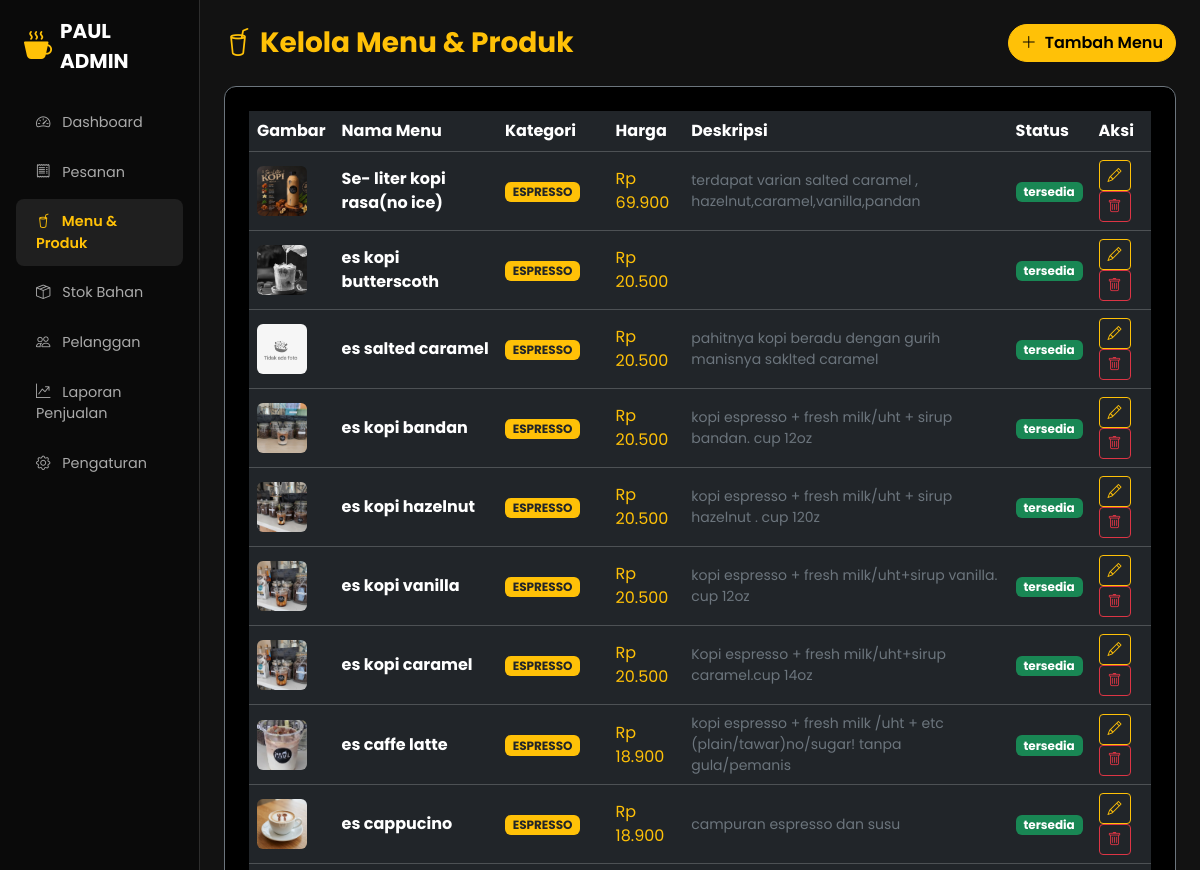
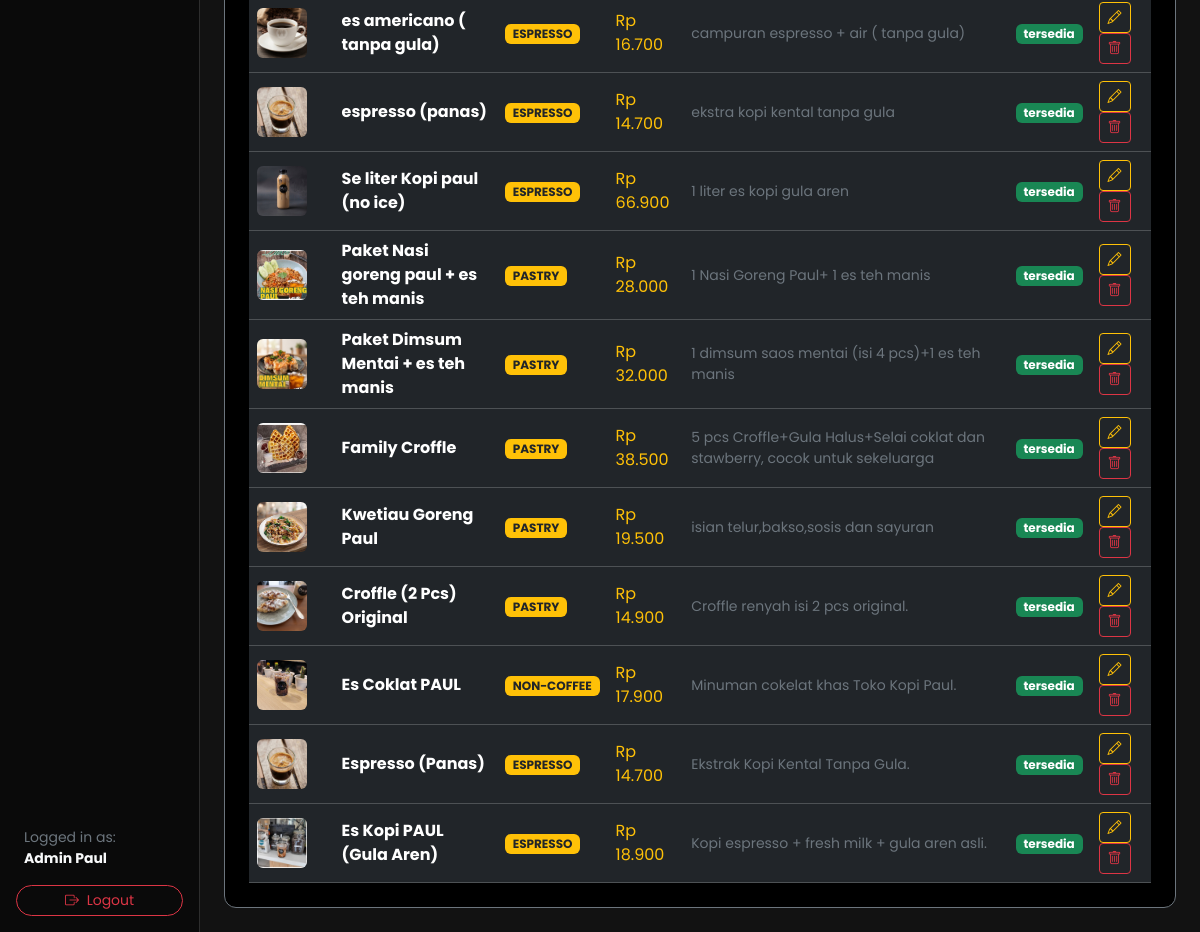
The app's page /admin/index.php?page=menu (signed in) with its own data (2 pictures, top to bottom).
### tables this page shows
CREATE TABLE `menu` (
  `id` int(11) NOT NULL,
  `nama` varchar(150) NOT NULL,
  `kategori` enum('espresso','non-coffee','pastry') NOT NULL,
  `harga` int(11) NOT NULL,
  `gambar` varchar(255) DEFAULT 'img/default.jpg',
  `deskripsi` text DEFAULT NULL,
  `status` enum('tersedia','habis') DEFAULT 'tersedia',
  `created_at` timestamp NOT NULL DEFAULT current_timestamp()
);

### config.php (called while the page is built, shortened)
<?php
if (!function_exists('formatRupiah')) {
    function formatRupiah($angka) {
        return "Rp " . number_format($angka, 0, ',', '.');
    }
}
?>

### admin/admin_modules/menu.php (the view, shortened to what this page needs)
<?php
$menus = (isset($conn) && $conn) ? mysqli_query($conn, "SELECT * FROM menu ORDER BY id DESC") : false;
?>
<div class="d-flex justify-content-between align-items-center mb-4">
    <h3 class="fw-bold text-warning mb-0"><i class="bi bi-cup-straw me-2"></i>Kelola Menu & Produk</h3>
    <button class="btn btn-warning rounded-pill fw-semibold" data-bs-toggle="modal" data-bs-target="#modalTambahMenu">
        <i class="bi bi-plus-lg me-1"></i> Tambah Menu
    </button>
</div>
<div class="card card-custom p-4 bg-black text-light border-secondary">
    <div class="table-responsive">
        <table class="table table-dark align-middle mb-0">
            <thead>
                <tr>
                    <th>Gambar</th>
                    <th>Nama Menu</th>
                    <th>Kategori</th>
                    <th>Harga</th>
                    <th>Deskripsi</th>
                    <th>Status</th>
                    <th>Aksi</th>
                </tr>
            </thead>
            <tbody>
                <?php if ($menus && mysqli_num_rows($menus) > 0): ?>
                    <?php while ($m = mysqli_fetch_assoc($menus)): ?>
                    <tr>
                        <td>
                            <img src="../<?= htmlspecialchars($m['gambar']); ?>" width="50" height="50" class="rounded object-fit-cover" onerror="this.src='../img/default.jpeg';">
                        </td>
                        <td class="fw-bold"><?= htmlspecialchars($m['nama']); ?></td>
                        <td><span class="badge bg-warning text-dark"><?= strtoupper($m['kategori']); ?></span></td>
                        <td class="text-warning"><?= formatRupiah($m['harga']); ?></td>
                        <td class="small text-secondary"><?= htmlspecialchars($m['deskripsi']); ?></td>
                        <td><span class="badge bg-success"><?= htmlspecialchars($m['status']); ?></span></td>
                        <td>
                            <button class="btn btn-sm btn-outline-warning me-1" data-bs-toggle="modal" data-bs-target="#modalEditMenu<?= $m['id']; ?>">
                                <i class="bi bi-pencil"></i>
                            </button>
                            <a href="index.php?page=menu&hapus_menu=<?= $m['id']; ?>" class="btn btn-sm btn-outline-danger" onclick="return confirm('Yakin ingin menghapus menu ini?');">
                                <i class="bi bi-trash"></i>
                            </a>
                        </td>
                    </tr>
                    <?php endwhile; ?>
                <?php else: ?>
                    <tr>
                        <td colspan="7" class="text-center text-secondary py-3">Belum ada menu tersimpan.</td>
                    </tr>
                <?php endif; ?>
            </tbody>
        </table>
    </div>
</div>

### admin/index.php (shortened to what this page needs)
<?php
require_once '../config.php';
$page = isset($_GET['page']) ? $_GET['page'] : 'dashboard';
?>
<!DOCTYPE html>
<html lang="id">
<head>
    <link href="https://cdn.jsdelivr.net/npm/bootstrap@5.3.2/dist/css/bootstrap.min.css" rel="stylesheet">
    <link rel="stylesheet" href="https://cdn.jsdelivr.net/npm/bootstrap-icons@1.11.1/font/bootstrap-icons.css">
</head>
<body>
<div class="container-fluid">
    <div class="row">
        <div class="col-md-3 col-lg-2 sidebar p-3 d-flex flex-column justify-content-between">
            <div>
                <a href="index.php" class="d-flex align-items-center gap-2 mb-4 text-decoration-none text-white px-2">
                    <i class="bi bi-cup-hot-fill fs-3 text-warning"></i>
                    <span class="fs-5 fw-bold">PAUL ADMIN</span>
                </a>
                <ul class="nav nav-pills flex-column">
                    <li class="nav-item">
                        <a class="nav-link <?= $page == 'dashboard' ? 'active' : ''; ?>" href="index.php?page=dashboard">
                            <i class="bi bi-speedometer2 me-2"></i> Dashboard
                        </a>
                    </li>
                    <li class="nav-item">
                        <a class="nav-link <?= $page == 'pesanan' ? 'active' : ''; ?>" href="index.php?page=pesanan">
                            <i class="bi bi-receipt me-2"></i> Pesanan
                        </a>
                    </li>
                    <li class="nav-item">
                        <a class="nav-link <?= $page == 'menu' ? 'active' : ''; ?>" href="index.php?page=menu">
                            <i class="bi bi-cup-straw me-2"></i> Menu & Produk
                        </a>
                    </li>
                    <li class="nav-item">
                        <a class="nav-link <?= $page == 'stok' ? 'active' : ''; ?>" href="index.php?page=stok">
                            <i class="bi bi-box-seam me-2"></i> Stok Bahan
                        </a>
                    </li>
                    <li class="nav-item">
                        <a class="nav-link <?= $page == 'pelanggan' ? 'active' : ''; ?>" href="index.php?page=pelanggan">
                            <i class="bi bi-people me-2"></i> Pelanggan
                        </a>
                    </li>
                    <li class="nav-item">
                        <a class="nav-link <?= $page == 'laporan' ? 'active' : ''; ?>" href="index.php?page=laporan">
                            <i class="bi bi-graph-up-arrow me-2"></i> Laporan Penjualan
                        </a>
                    </li>
                    <li class="nav-item">
                        <a class="nav-link <?= $page == 'pengaturan' ? 'active' : ''; ?>" href="index.php?page=pengaturan">
                            <i class="bi bi-gear me-2"></i> Pengaturan
                        </a>
                    </li>
                </ul>
            </div>
            <div>
                <div class="px-2 mb-3 text-secondary small">
                    Logged in as: <br><strong class="text-light"><?= htmlspecialchars($_SESSION['admin_nama'] ?? 'Admin'); ?></strong>
                </div>
                <a href="logout.php" class="btn btn-outline-danger w-100 rounded-pill btn-sm">
                    <i class="bi bi-box-arrow-right me-1"></i> Logout
                </a>
            </div>
        </div>
        <div class="col-md-9 col-lg-10 p-4">
            <?php
            switch ($page) {
                case 'menu':
                    include 'admin_modules/menu.php';
                    break;
            }
            ?>
        </div>
    </div>
</div>
</body>
</html>

### admin/index.php (style rules this page uses)
body { font-family: 'Poppins', sans-serif; background-color: #121212; color: #f8f9fa; }
.sidebar { min-height: 100vh; background-color: #0a0a0a; border-right: 1px solid #2d2d2d; }
.sidebar .nav-link { color: #aaa; font-size: 0.9rem; padding: 0.75rem 1.25rem; border-radius: 8px; margin-bottom: 4px; }
.sidebar .nav-link:hover, .sidebar .nav-link.active { color: #ffc107; background-color: #1f1f1f; font-weight: 600; }
.card-custom { background-color: #1a1a1a; border: 1px solid #2d2d2d; border-radius: 12px; }

### records on screen
menu: gambar (picture), nama "Se- liter kopi rasa(no ice)", kategori "ESPRESSO", harga "Rp 69.900", deskripsi "terdapat varian salted caramel , hazelnut,caramel,vanilla,pandan", status "tersedia"
menu: gambar (picture), nama "es kopi butterscoth", kategori "ESPRESSO", harga "Rp 20.500", status "tersedia"
menu: gambar (picture), nama "es salted caramel", kategori "ESPRESSO", harga "Rp 20.500", deskripsi "pahitnya kopi beradu dengan gurih manisnya saklted caramel", status "tersedia"
menu: gambar (picture), nama "es kopi bandan", kategori "ESPRESSO", harga "Rp 20.500", deskripsi "kopi espresso + fresh milk/uht + sirup bandan. cup 12oz", status "tersedia"
menu: gambar (picture), nama "es kopi hazelnut", kategori "ESPRESSO", harga "Rp 20.500", deskripsi "kopi espresso + fresh milk/uht + sirup hazelnut . cup 120z", status "tersedia"
menu: gambar (picture), nama "es kopi vanilla", kategori "ESPRESSO", harga "Rp 20.500", deskripsi "kopi espresso + fresh milk/uht+sirup vanilla. cup 12oz", status "tersedia"
menu: gambar (picture), nama "es kopi caramel", kategori "ESPRESSO", harga "Rp 20.500", deskripsi "Kopi espresso + fresh milk/uht+sirup caramel.cup 14oz", status "tersedia"
menu: gambar (picture), nama "es caffe latte", kategori "ESPRESSO", harga "Rp 18.900", deskripsi "kopi espresso + fresh milk /uht + etc (plain/tawar)no/sugar! tanpa gula/pemanis", status "tersedia"
menu: gambar (picture), nama "es cappucino", kategori "ESPRESSO", harga "Rp 18.900", deskripsi "campuran espresso dan susu", status "tersedia"
menu: gambar (picture), nama "es americano ( tanpa gula)", kategori "ESPRESSO", harga "Rp 16.700", deskripsi "campuran espresso + air ( tanpa gula)", status "tersedia"
menu: gambar (picture), nama "espresso (panas)", kategori "ESPRESSO", harga "Rp 14.700", deskripsi "ekstra kopi kental tanpa gula", status "tersedia"
menu: gambar (picture), nama "Se liter Kopi paul (no ice)", kategori "ESPRESSO", harga "Rp 66.900", deskripsi "1 liter es kopi gula aren", status "tersedia"
menu: gambar (picture), nama "Paket Nasi goreng paul + es teh manis", kategori "PASTRY", harga "Rp 28.000", deskripsi "1 Nasi Goreng Paul+ 1 es teh manis", status "tersedia"
menu: gambar (picture), nama "Paket Dimsum Mentai + es teh manis", kategori "PASTRY", harga "Rp 32.000", deskripsi "1 dimsum saos mentai (isi 4 pcs)+1 es teh manis", status "tersedia"
menu: gambar (picture), nama "Family Croffle", kategori "PASTRY", harga "Rp 38.500", deskripsi "5 pcs Croffle+Gula Halus+Selai coklat dan stawberry, cocok untuk sekeluarga", status "tersedia"
menu: gambar (picture), nama "Kwetiau Goreng Paul", kategori "PASTRY", harga "Rp 19.500", deskripsi "isian telur,bakso,sosis dan sayuran", status "tersedia"
menu: gambar (picture), nama "Croffle (2 Pcs) Original", kategori "PASTRY", harga "Rp 14.900", deskripsi "Croffle renyah isi 2 pcs original.", status "tersedia"
menu: gambar (picture), nama "Es Coklat PAUL", kategori "NON-COFFEE", harga "Rp 17.900", deskripsi "Minuman cokelat khas Toko Kopi Paul.", status "tersedia"
menu: gambar (picture), nama "Espresso (Panas)", kategori "ESPRESSO", harga "Rp 14.700", deskripsi "Ekstrak Kopi Kental Tanpa Gula.", status "tersedia"
menu: gambar (picture), nama "Es Kopi PAUL (Gula Aren)", kategori "ESPRESSO", harga "Rp 18.900", deskripsi "Kopi espresso + fresh milk + gula aren asli.", status "tersedia"

### other values on screen
$_SESSION['admin_nama'] "Admin Paul"
